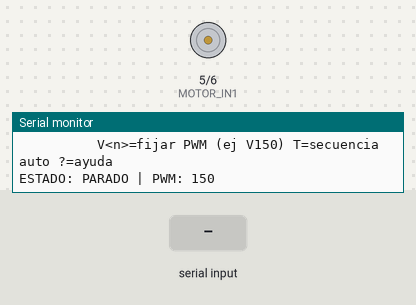
This sketch was run on a simulated Arduino Uno, built with avr-gcc and run on an emulated ATmega328P. Shown: motor-driver pin pairs drawn as motors (green arrow = first pin HIGH = forward, orange = second pin HIGH = backward, longer = more drive), the last lines printed to the serial monitor. The inputs (shaded band) are chosen by the test bench.

Above: at 1.3 s.
1.4 s: "T90\n" received over Serial
At 5.3 s:
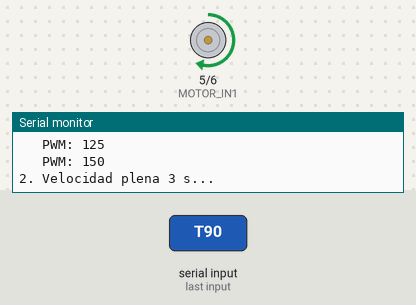
At 8.8 s:
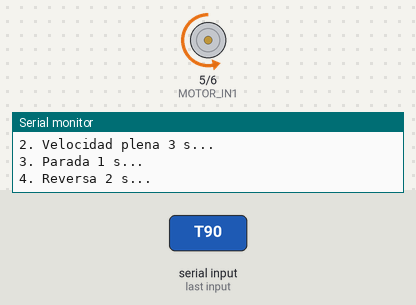
Timing chart, 0 to 11.9 s (numbered marks = the images above; inputs shaded):
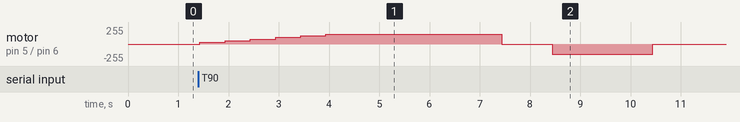

Measured:
- after the input at 1.4 s, motor on pin 5 (MOTOR_IN1) / pin 6 (MOTOR_IN2): stopped → forward 25/255 at once, → forward 50/255 0.51 s later, → forward 75/255 0.50 s later, → forward 100/255 0.50 s later, … (9 changes in this stretch)

The sketch:

test_motor.ino
```cpp
/*
  test_motor.ino — Prueba aislada del motor de la faja (puente H).

  Usa los MISMOS pines que logica_hardware.ino (MOTOR_IN1=5, MOTOR_IN2=6)
  para validar cableado, sentido de giro y velocidad PWM antes de cargar
  el sketch de producción. No toca servo, ultrasonico ni protocolo backend.

  Uso: cargar el sketch, abrir Monitor Serie a 9600 baud (fin de línea: NL)
  y enviar comandos de una letra:

    A  → giro ADELANTE a la velocidad actual
    R  → giro en REVERSA a la velocidad actual
    P  → parar motor
    +  → subir velocidad (+25 PWM)
    -  → bajar velocidad (-25 PWM)
    V  → fijar velocidad exacta, ej: V150
    T  → secuencia automática de prueba (rampa adelante, pausa, reversa)
    ?  → mostrar estado y ayuda

  Nota: la velocidad de producción es 150 (VELOCIDAD en logica_hardware.ino,
  sincronizada con FAJA_VELOCIDAD_PWM en src/config.py). Verificar que la
  faja arranque sin ayuda a ese valor — si no arranca, el driver o la
  alimentación necesitan revisión.
*/

#define MOTOR_IN1  5   // PWM — adelante
#define MOTOR_IN2  6   // PWM — reversa

const int VELOCIDAD_INICIAL = 150;  // igual a producción
const int VELOCIDAD_MIN     = 0;
const int VELOCIDAD_MAX     = 255;
const int PASO_VELOCIDAD    = 25;

int  velocidad = VELOCIDAD_INICIAL;
int  sentido   = 0;   // 0 = parado, 1 = adelante, -1 = reversa
String lineaSerial = "";

void setup() {
  Serial.begin(9600);  // clones con resonador cerámico fallan a 115200
  pinMode(MOTOR_IN1, OUTPUT);
  pinMode(MOTOR_IN2, OUTPUT);
  aplicarMotor();
  Serial.println("TEST MOTOR LISTO");
  imprimirAyuda();
}

void loop() {
  while (Serial.available() > 0) {
    char c = (char)Serial.read();
    if (c == '\n') {
      lineaSerial.trim();
      if (lineaSerial.length() > 0) procesarComando(lineaSerial);
      lineaSerial = "";
    } else {
      lineaSerial += c;
    }
  }
}

void procesarComando(String cmd) {
  cmd.toUpperCase();
  char letra = cmd.charAt(0);

  switch (letra) {
    case 'A':
      sentido = 1;
      aplicarMotor();
      break;

    case 'R':
      sentido = -1;
      aplicarMotor();
      break;

    case 'P':
      sentido = 0;
      aplicarMotor();
      break;

    case '+':
      velocidad = min(velocidad + PASO_VELOCIDAD, VELOCIDAD_MAX);
      aplicarMotor();
      break;

    case '-':
      velocidad = max(velocidad - PASO_VELOCIDAD, VELOCIDAD_MIN);
      aplicarMotor();
      break;

    case 'V': {
      int v = cmd.substring(1).toInt();
      if (v >= VELOCIDAD_MIN && v <= VELOCIDAD_MAX) {
        velocidad = v;
        aplicarMotor();
      } else {
        Serial.println("ERROR: velocidad fuera de rango (0-255)");
      }
      break;
    }

    case 'T':
      secuenciaAutomatica();
      break;

    case '?':
      imprimirAyuda();
      break;

    default:
      Serial.print("Comando desconocido: ");
      Serial.println(cmd);
  }
}

// Escribe el estado actual (sentido + velocidad) en el puente H y lo reporta.
void aplicarMotor() {
  if (sentido == 1) {
    analogWrite(MOTOR_IN1, velocidad);
    analogWrite(MOTOR_IN2, 0);
  } else if (sentido == -1) {
    analogWrite(MOTOR_IN1, 0);
    analogWrite(MOTOR_IN2, velocidad);
  } else {
    analogWrite(MOTOR_IN1, 0);
    analogWrite(MOTOR_IN2, 0);
  }
  imprimirEstado();
}

void imprimirEstado() {
  Serial.print("ESTADO: ");
  if (sentido == 0)       Serial.print("PARADO");
  else if (sentido == 1)  Serial.print("ADELANTE");
  else                    Serial.print("REVERSA");
  Serial.print(" | PWM: ");
  Serial.println(velocidad);
}

/*
  Secuencia automática:
    1. Rampa de arranque adelante: sube PWM de 0 a la velocidad configurada
       en pasos de 25, 500 ms por paso — permite observar a qué PWM mínimo
       arranca físicamente la faja.
    2. Mantiene 3 s a velocidad plena.
    3. Para 1 s.
    4. Reversa 2 s a velocidad configurada.
    5. Para y restaura el estado.
  Bloqueante a propósito: es una prueba de banco, no producción.
*/
void secuenciaAutomatica() {
  int velObjetivo = velocidad;
  Serial.println("--- SECUENCIA AUTOMATICA ---");

  Serial.println("1. Rampa adelante (observar PWM minimo de arranque):");
  for (int v = PASO_VELOCIDAD; v <= velObjetivo; v += PASO_VELOCIDAD) {
    analogWrite(MOTOR_IN1, v);
    analogWrite(MOTOR_IN2, 0);
    Serial.print("   PWM: ");
    Serial.println(v);
    delay(500);
  }

  Serial.println("2. Velocidad plena 3 s...");
  analogWrite(MOTOR_IN1, velObjetivo);
  analogWrite(MOTOR_IN2, 0);
  delay(3000);

  Serial.println("3. Parada 1 s...");
  analogWrite(MOTOR_IN1, 0);
  analogWrite(MOTOR_IN2, 0);
  delay(1000);

  Serial.println("4. Reversa 2 s...");
  analogWrite(MOTOR_IN1, 0);
  analogWrite(MOTOR_IN2, velObjetivo);
  delay(2000);

  Serial.println("5. Fin — motor parado.");
  sentido = 0;
  aplicarMotor();
}

void imprimirAyuda() {
  Serial.println("Comandos: A=adelante R=reversa P=parar +/-=velocidad");
  Serial.println("          V<n>=fijar PWM (ej V150) T=secuencia auto ?=ayuda");
  imprimirEstado();
}
```
